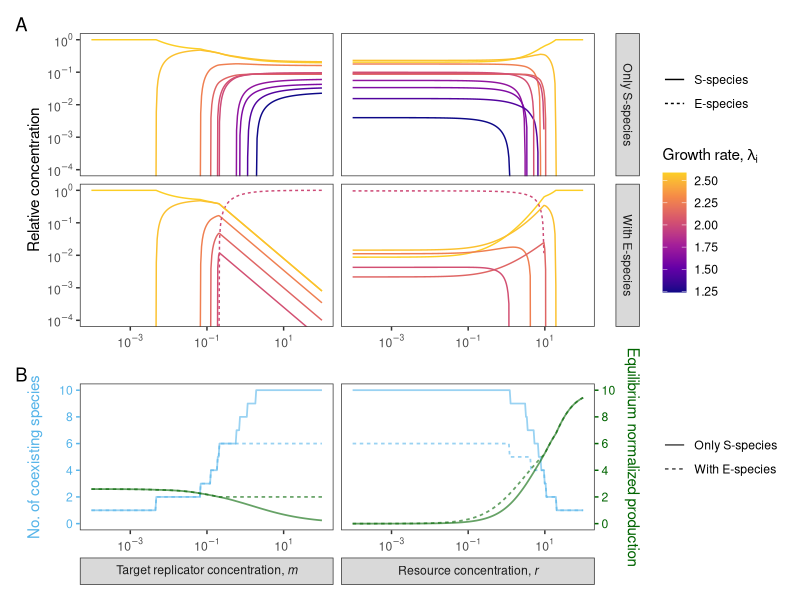

Reproduce this figure in R.
library(tidyverse)
library(patchwork)



dat <- read_tsv("../data/alldata_tidy.tsv", col_types = "cldicdddi") |>
  filter(conc > 0) |>
  mutate(
    species = as_factor(species),
    type = fct_relevel(type, "S-species", "E-species"),
    param = as_factor(ifelse(param == "m",
                             "'Target replicator concentration,'~italic('m')",
                             "'Resource concentration,'~italic('r')")),
    expType = ifelse(expType, "With E-species", "Only S-species")
  )


p1 <- dat |>
  ggplot(aes(x = paramValue, y = conc, color = growthRate,
             group = species, linetype = type)) +
  geom_line() +
  scale_x_log10(labels = scales::label_log()) +
  scale_y_log10(labels = scales::label_log()) +
  scale_color_viridis_c(option = "C", end = 0.9) +
  labs(x = NULL, y = "Relative concentration",
       linetype = NULL, color = expression(paste("Growth rate, ", lambda[i]))) +
  facet_grid(expType ~ param, labeller = labeller(.cols = label_parsed)) +
  coord_cartesian(ylim = c(1e-4, NA)) +
  theme_bw() +
  theme(panel.grid = element_blank(),
        strip.placement = "outside",
        strip.text.x = element_blank())


p2 <- dat |>
  pivot_longer(excessProd | numTypes) |>
  mutate(name = fct_relevel(name, "numTypes", "excessProd")) |>
  ggplot(aes(x = paramValue, y = value, color = name, linetype = expType)) +
  geom_line(linewidth = 0.6, alpha = 0.6) +
  facet_wrap(~ param, labeller = label_parsed, strip.position = "bottom") +
  scale_x_log10(labels = scales::label_log()) +
  scale_y_continuous(
    name = "No. of coexisting species",
    breaks = (0:5) * 2,
    limits = c(0, 10),
    sec.axis = dup_axis(name = "Equilibrium normalized production")
  ) +
  scale_color_manual(
    values = c("numTypes" = "#56B4E9", "excessProd" = "darkgreen"),
    guide = "none"
  ) +
  labs(x = NULL, color = NULL, linetype = NULL) +
  theme_bw() +
  theme(panel.grid = element_blank(),
        strip.placement = "outside",
        axis.title.y.left = element_text(color = "#56B4E9"),
        axis.text.y.left = element_text(color = "#56B4E9"),
        axis.ticks.y.left = element_line(color = "#56B4E9"),
        axis.title.y.right = element_text(color = "darkgreen"),
        axis.text.y.right = element_text(color = "darkgreen"),
        axis.ticks.y.right = element_line(color = "darkgreen"))



p <- (p1 / p2 +
        plot_layout(heights = c(2, 1), tag_level = "new") +
        plot_annotation(tag_levels = list(c("A", "B"), "1")))

show(p)
#ggsave("../figures/Fig2_new.pdf", device = cairo_pdf, width = 8, height = 7)
